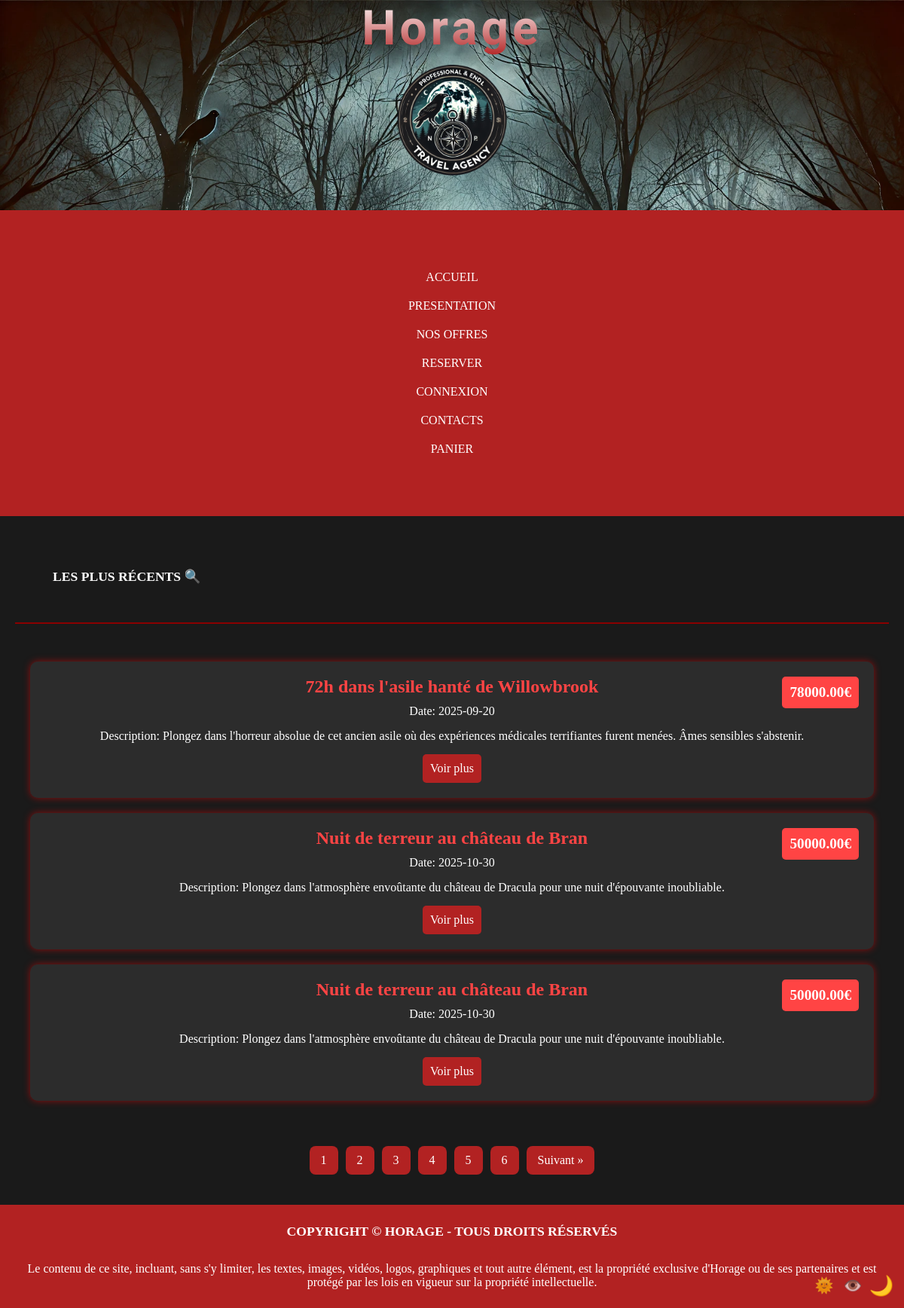
The page /Reserve.php on the database its author committed.
### tables this page shows
CREATE TABLE `voyages` (
  `IdVoyage` int(11) NOT NULL,
  `Titre` varchar(100) NOT NULL,
  `Description` text NOT NULL,
  `DateDebut` date NOT NULL,
  `DateFin` date NOT NULL,
  `PrixBase` decimal(10,2) NOT NULL,
  `PlacesDispo` int(11) NOT NULL
);

### Reserve.php (the view, shortened to what this page needs)
<?php
$dsn = 'mysql:host=localhost;dbname=ma_bdd;charset=utf8';
$user = 'root';
$password = '';
try {
    $pdo = new PDO($dsn, $user, $password);
} catch (PDOException $e) {
    die("Erreur de connexion : " . $e->getMessage());
}
$stmt = $pdo->prepare("SELECT * FROM voyages");
$stmt->execute();
$voyages = $stmt->fetchAll(PDO::FETCH_ASSOC);
usort($voyages, function ($a, $b) {
    return strtotime($a['DateDebut']) - strtotime($b['DateDebut']);
});
$voyages_par_page = 3;
$page_actuelle = isset($_GET['page']) ? (int) $_GET['page'] : 1;
$offset = ($page_actuelle - 1) * $voyages_par_page;
$voyages_a_afficher = array_slice($voyages, $offset, $voyages_par_page);
$nombre_total_pages = ceil(count($voyages) / $voyages_par_page);
?>
<!DOCTYPE html>
<html lang="fr">
<head>
    <link rel="stylesheet" href="CSS/voyage.css?v=<?php echo time(); ?>">
    <link rel="stylesheet" href="css/main.css">
</head>
<body>
<header>
                <div class="header_1">
                    <h1>Horage</h1>
                    <img src="img_horage/logo-Photoroom.png" alt="logo de Horage" width="200px">
                </div>
                <div class="nav">
                    <ul>
                        <li>
                            <a href="accueil.php" class="a1">Accueil</a>
                        </li>
                        <li>
                            <a href="presentation.php" class="a1">Presentation</a>
                        </li>
                        <li>
                            <a href="Reserve.php" class="a1">Nos offres</a>
                        </li>
                        <li>
                            <a href="Recherche.php" class="a1">reserver</a>
                        </li>
                        <?php
                        $pageProfil = 'login.php';
                        ?>
                        <li><a href="<?= $pageProfil ?>" class="a1"><?= isset($_SESSION['user']) ? 'Profil' : 'Connexion' ?></a></li>
                        <li>
                            <a href="contact.php" class="a1">contacts</a>
                        </li>
                        <li><a href="panier.php" class="a1">Panier</a></li>
                    </ul>
                </div>
        </header>
    <main>
        <h2 class="tv">Les plus récents 🔍</h2>
        <div class="travels">
            <?php if (!empty($voyages_a_afficher)) : ?>
                <?php foreach ($voyages_a_afficher as $voyage) : ?>
                    <div class="travel-card">
                        <div class="price"><?= htmlspecialchars($voyage['PrixBase']) ?>€</div>
                        <h3><?= htmlspecialchars($voyage['Titre']) ?></h3>
                        <p>Date: <?= htmlspecialchars($voyage['DateDebut']) ?></p>
                        <p>Description: <?= htmlspecialchars($voyage['Description']) ?></p>
                        <a href="voyages_details.php?id=<?= urlencode($voyage['IdVoyage']) ?>" class="btn">Voir plus</a>
                    </div>
                <?php endforeach; ?>
            <?php else : ?>
                <p>Aucun voyage disponible.</p>
            <?php endif; ?>
        </div>
        <?php if ($nombre_total_pages > 1): ?>
        <div class="pagination">
            <?php for ($i = 1; $i <= $nombre_total_pages; $i++) : ?>
                <a class="pagination-btn" href="?page=<?= $i ?>" class="<?= ($i == $page_actuelle) ? 'active' : '' ?>"><?= $i ?></a>
            <?php endfor; ?>
            <?php if ($page_actuelle < $nombre_total_pages): ?>
                <a class="pagination-btn" href="?page=<?= $page_actuelle + 1 ?>">Suivant &raquo;</a>
            <?php endif; ?>
        </div>
        <?php endif; ?>
    </main>
    <footer>
        <h2>Copyright © Horage - Tous droits réservés</h2>
        <p>Le contenu de ce site, incluant, sans s'y limiter, les textes, images, vidéos, logos, graphiques et tout autre élément, est la propriété exclusive d'Horage ou de ses partenaires et est protégé par les lois en vigueur sur la propriété intellectuelle.</p>
    </footer>
</body>
</html>

### CSS/voyage.css (style rules this page uses)
.travels { display: grid; grid-template-columns: 1fr; gap: 20px; padding: 20px; width: 100%; }
.travel-card { background-color: var(--color-background-profile); color: var(--color-white); padding: 20px; border-radius: 10px; box-shadow: 0px 0px 10px rgba(255, 0, 0, 0.5); text-align: center; transition: transform 0.3s ease; width: 100%; max-width: 100%; box-sizing: border-box; position: relative; }
.travel-card h3 { color: var(--color-nav-light); font-size: 1.5rem; margin-bottom: 10px; }
.travel-card p { font-size: 1rem; margin-bottom: 15px; }
.travel-card .btn { display: inline-block; background-color: var(--color-nav); color: var(--color-rod); padding: 10px; text-decoration: none; border-radius: 5px; transition: 0.3s; }
.price { position: absolute; top: 20px; right: 20px; background-color: var(--color-nav-light); color: var(--color-rod); padding: 10px; border-radius: 5px; font-size: 1.2rem; font-weight: bold; }
h2.tv { text-align: left; border-bottom: 2px solid #8B0000; padding: 50px; }
.pagination { display: flex; justify-content: center; gap: 10px; margin: 30px auto; padding: 10px; flex-wrap: wrap; }
.pagination-btn { background-color: var(--color-nav); color: var(--color-rod); padding: 10px 15px; border-radius: 8px; text-decoration: none; font-size: 1rem; transition: background-color 0.3s, transform 0.2s; }

### CSS/main.css (style rules this page uses)
* { margin: 0; padding: 0; box-sizing: border-box; }
html, body { width: 100%; height: 100%; text-align: center; background-color: var(--color-background); color: var(--color-white); }
header { background-image: url("../img_horage/fond-header.webp"); background-size: cover; }
h1 { font-family: 'Creepster', cursive; letter-spacing: 5px; font-size: 8rem; background: linear-gradient(to top, var(--color-nav), var(--color-white)); -webkit-background-clip: text; color: transparent; }
ul { text-transform: uppercase; list-style-type: none; display: flex; justify-content: center; gap: 120px; margin: 50px; }
.nav { background-color: var(--color-nav) !important; padding: 10px; }
a { text-decoration: none; color: var(--color-rod); font-size: 1.0rem; }
footer { background-color: var(--color-nav); padding: 25px; color: var(--color-rod); }
h2 { margin-bottom: 30px; text-transform: uppercase; font-size: 1.1rem; }
main { margin: 100px; }
@media screen and (max-width: 1300px) { h1 { font-size: 4rem; } }
@media screen and (max-width: 1300px) { .header_1 { flex-direction: column; text-align: center; } }
@media screen and (max-width: 1300px) { ul { flex-direction: column; align-items: center; gap: 20px; padding: 20px; } }
@media screen and (max-width: 1300px) { main { margin: 20px; } }

### CSS/root.css (style rules this page uses)
:root { --color-border : #444; --color-rod: #ffffff; --color-nav: #B22222; --color-search-button: #6b0710; --color-search-button-hover: rgb(44, 11, 11); --color-search-form-group: #771f1f; --color-background: #1A1A1A; --color-hover: #7a0a14; --color-travelbutton: #ffffff; --color-nav-light: #ff4444; --color-background-form: #353535; --color-background-profile: #2C2C2C; --color-border-dark: #8B0000; --color-redlight-root: #ff4444; --color-white: white; --color-orange: #ffa500; --color-blue: #007bff; --color-purple: #800080; --color-green:#33ff00; }

### rows shown on the page
voyages: PrixBase "78000.00", Titre "72h dans l'asile hanté de Willowbrook", DateDebut "2025-09-20", Description "Plongez dans l'horreur absolue de cet ancien asile où des expériences médicales terrifiantes furent menées. Âmes sensibles s'abstenir."
voyages: PrixBase "50000.00", Titre "Nuit de terreur au château de Bran", DateDebut "2025-10-30", Description "Plongez dans l'atmosphère envoûtante du château de Dracula pour une nuit d'épouvante inoubliable."
voyages: PrixBase "50000.00", Titre "Nuit de terreur au château de Bran", DateDebut "2025-10-30", Description "Plongez dans l'atmosphère envoûtante du château de Dracula pour une nuit d'épouvante inoubliable."
